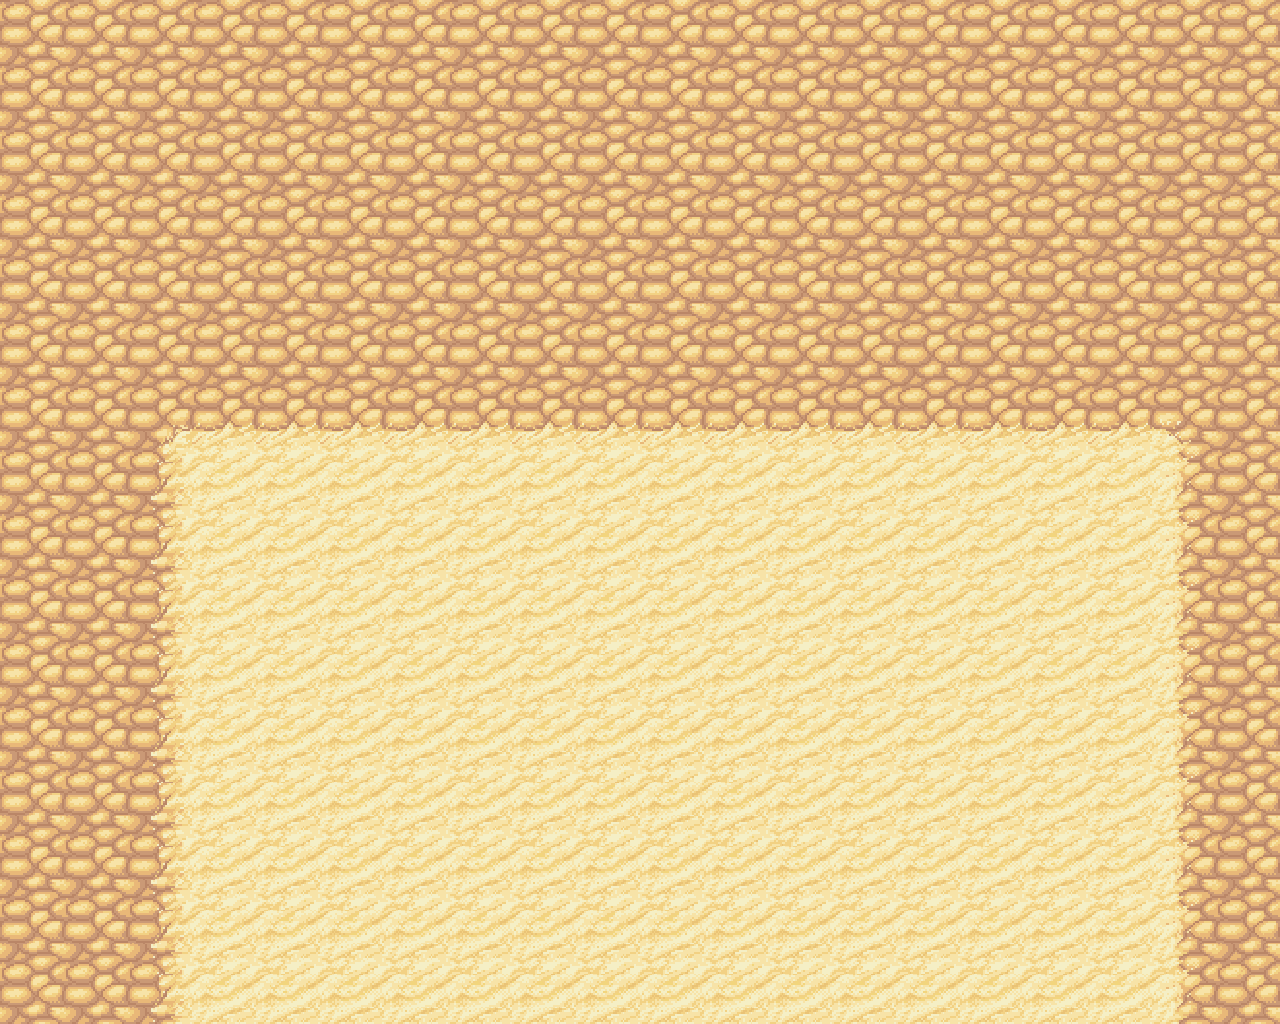

Tiled map render using the project's own tile images. Description and the map definition, with tile-layer contents summarised, below:
An orthogonal 20x16 tile map with 64x64 px tiles, 1 tile layer (Tile Layer 1), 2 tilesets.

<map version="1.0" orientation="orthogonal" width="20" height="16" tilewidth="64" tileheight="64">
 <tileset firstgid="1" name="grass_bg1" tilewidth="64" tileheight="64">
  <image source="grass_tile.png" width="256" height="512" />
 </tileset>
 <tileset firstgid="33" name="sand_tile" tilewidth="64" tileheight="64">
  <image source="sand_tile.png" width="256" height="256" />
 </tileset>
 <layer name="Tile Layer 1" width="20" height="16">
  <data>[320 cells, 320 non-empty, 7 distinct tile ids]</data>
 </layer>
</map>
